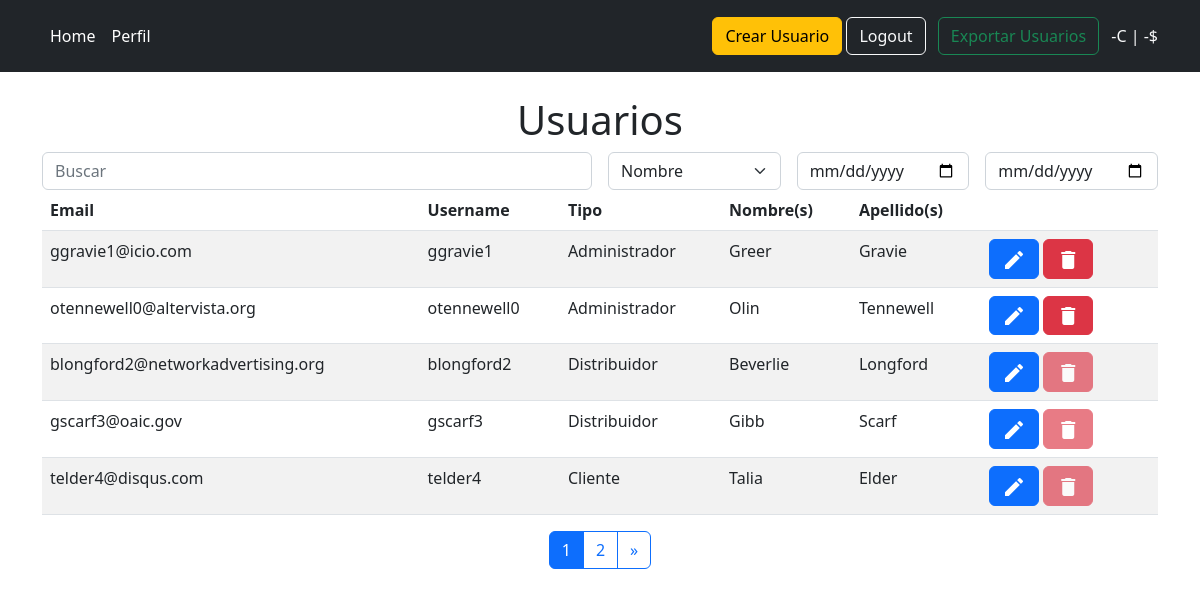
Page / (signed in) on the committed database.
### user/models.py (models this page shows, shortened)
class User(AbstractBaseUser, PermissionsMixin):
	username = models.CharField(
		verbose_name="usuario",
		max_length=30,
		unique=True
	)
	email = models.EmailField(
		verbose_name="e-mail",
		max_length=255,
		unique=True
	)
	first_name = models.CharField(
		verbose_name="nombre(s)",
		max_length=50,
	)
	last_name = models.CharField(
		verbose_name="apellido(s)",
		max_length=50,
	)
	credits = models.PositiveIntegerField(
		verbose_name='créditos',
		default=0
	)
	is_active = models.BooleanField(
		verbose_name="activo",
		default=True
	)
	date_joined = models.DateTimeField(
		verbose_name='date joined',
		auto_now_add=True
	)
	registred_by = models.ForeignKey(
		to=Usr,
		on_delete=models.SET_NULL,
		related_name="registred_users",
		null=True,
		blank=True
	)
	type = models.PositiveBigIntegerField(
		choices=(
			(1, 'Superusuario'),
			(2, 'Administrador'),
			(3, 'Distribuidor'),
			(4, 'Cliente'),
		)
	)
	objects = UserManager()
	USERNAME_FIELD = "username"
	REQUIRED_FIELDS = ["email", "first_name", "last_name", "type"]
	class Meta:
		permissions = (
			("manage_users", "puede acceder a las vistas de gestión de usuarios"),
			("change_credits", "puede cambiar creditós de los usuarios"),
		)
	@property
	def is_superuser(self):
		if self.type == 1:
			return True
		else:
			return False

### user/views.py (the view)
# urls.py: 2. Add a URL to urlpatterns:  path('', Home.as_view(), name='home')
@method_decorator(login_required(login_url="/login/"), name="dispatch")
@method_decorator(permission_required("user.manage_users", login_url="/profile/"), name="dispatch")
class Home(View):
	def get(self, request):
		if "search" not in request.GET and "f_inicio" not in request.GET and "f_fin" not in request.GET:
			pass
		elif not request.GET["search"] and not request.GET["f_inicio"] and not request.GET["f_fin"]:
			return redirect(to=("/"))
		default_page = 1
		page = request.GET.get('page', default_page)
		search = Search(request)
		search.makeQuery(request.GET)
		users = search.usuarios
		date_err = search.date_err
		items_per_page = 5
		paginator = Paginator(users, items_per_page)
		try:
			usuarios = paginator.page(page)
		except PageNotAnInteger:
			usuarios = paginator.page(default_page)
		except EmptyPage:
			usuarios = paginator.page(paginator.num_pages)
		get = request.GET
		url_params = ""
		if "search" in get:
			param = get["search"]
			url_params += f"&search={param}"
		if "filtro" in get:
			param = get["filtro"]
			url_params += f"&filtro={param}"
		if "f_inicio" in get:
			param = get["f_inicio"]
			url_params += f"&f_inicio={param}"
		if "f_fin" in get:
			param = get["f_fin"]
			url_params += f"&f_fin={param}"
		return render(
			request=request,
			template_name="user/home.html",
			context={
				"usuarios": usuarios,
				"date_err": date_err,
				"url_params": url_params
			}
		)

### user/templates/user/home.html (shortened to what this page needs)
{% extends "core/base.html" %}
{% load static %}
{% block content %}
	{% include "shared/header.html" %}
	<h1 class="display-6 mt-4 text-center">Usuarios</h1>
	<div class="container mt-1">
		<form novalidate="" method="GET">
			<div class="row g-3">
					<div class="col-sm-6">
						<input type="text" class="form-control" id="search" name="search" placeholder="Buscar"  >
					</div>
				<div class="col-sm-2">
					<select class="form-select" id="filtro" name="filtro"required="">
						<option value="1">Nombre</option>
					</select>
				</div>
					<div class="col-sm-2">
						<input type="date" class="form-control" id="f_inicio" name="f_inicio" data-bs-toggle="tooltip" data-bs-placement="bottom" title="Fecha inicial">
					</div>
					<div class="col-sm-2" data-bs-toggle="tooltip" data-bs-placement="bottom" title="Fecha final">
						<input type="date" class="form-control" id="f_fin" name="f_fin">
					</div>
			</div>
		</form>
		<table class="table table-striped">
			<thead>
				<tr>
					<th scope="col">Email</th>
					<th scope="col">Username</th>
					{% if request.user.type <= 2 %}
						<th scope="col">Tipo</th>
					{% endif %}
					<th scope="col">Nombre(s)</th>
					<th scope="col">Apellido(s)</th>
					<th scope="col"></th>
					<th scope="col"></th>
				</tr>
			</thead>
			<tbody>
				{% for usuario in usuarios %}
					<tr>
						<td>{{ usuario.email }}</td>
						<td>{{ usuario.username }}</td>
						{% if request.user.type <= 2 %}
							<td>
								{% if usuario.type == 2 %}
									Administrador
								{% elif usuario.type == 3 %}
									Distribuidor
								{% else %}
									Cliente
								{% endif %}
							</td>
						{% endif %}
						<td>{{ usuario.first_name }}</td>
						<td>{{ usuario.last_name }}</td>
						<td>
							<a
								href="{% url 'edit' usuario.username %}"
									class="btn btn-primary"
							>
								<span class="material-icons align-middle">
								</span>
							</a>
							<a
								href="{% url 'delete' usuario.username %}"
								{% if usuario.registred_by == request.user %}
								class="btn btn-danger"
								{% else %}
								class="btn btn-danger disabled"
								{% endif %}
							>
								<span class="material-icons align-middle">
								</span>
							</a>
						</td>
						<td></td>
					</tr>
				{% endfor %}
			</tbody>
		</table>
	</div>
	{% if usuarios and usuarios.has_other_pages %}
		<div class="d-flex justify-content-center">
			<div class="btn-group" role="group" aria-label="Item pagination">
				{% for page_number in usuarios.paginator.page_range %}
					{% if usuarios.number == page_number %}
						<button class="btn btn-outline-primary active">
							<span>{{ page_number }}</span>
						</button>
					{% else %}
						<a href="?page={{ page_number }}{{ url_params }}" class="btn btn-outline-primary">
							{{ page_number }}
						</a>
					{% endif %}
				{% endfor %}
				{% if usuarios.has_next %}
					<a href="?page={{ usuarios.next_page_number }}{{ url_params }}" class="btn btn-outline-primary">&raquo;</a>
				{% endif %}
			</div>
		</div>
	{% endif %}
{% endblock content %}

### core/templates/core/base.html (shortened to what this page needs)
{% load static %}
<!DOCTYPE html>
<html lang="en">
<head>
	<link rel="stylesheet" href="https://necolas.github.io/normalize.css/8.0.1/normalize.css">
	<link href="https://cdn.jsdelivr.net/npm/bootstrap@5.2.3/dist/css/bootstrap.min.css" rel="stylesheet">
	<link rel="stylesheet" href="{% static 'css/style.css' %}">
	<link rel="stylesheet" href="https://cdnjs.cloudflare.com/ajax/libs/animate.css/4.1.1/animate.min.css">
</head>
<body>
	{% block content %}{% endblock content %}
</body>
</html>

### user/templates/shared/header.html (shortened to what this page needs)
{% load static %}
<header class="p-3 bg-dark text-white">
	<div class="container">
		<div class="d-flex flex-wrap align-items-center justify-content-center justify-content-lg-start">
			<ul class="nav col-12 col-lg-auto me-lg-auto mb-2 justify-content-center mb-md-0">
				{% if perms.user.manage_users %}
					<li><a href="{% url 'home' %}" class="nav-link px-2 text-white">Home</a></li>
				{% endif %}
				<li><a href="{% url 'profile' %}" class="nav-link px-2 text-white">Perfil</a></li>
			</ul>
			<div class="text-end">
				{% if perms.user.manage_users %}
					<a href="{% url 'create' %}" class="btn btn-warning">Crear Usuario</a>
				{% endif %}
				<a href="{% url 'logout' %}" class="btn btn-outline-light me-2">Logout</a>
				{% if request.user.type == 1 or request.user.type == 2 %}
					<a href="{% url 'csv' %}" class="btn btn-outline-success me-2">Exportar Usuarios</a>
				{% endif %}
				<p class="text-light align-middle d-inline-block mb-0" id="header_credits">-C | -$</span>
			</div>
		</div>
	</div>
</header>

### rows in the picture
User: email "ggravie1@icio.com", username "ggravie1", type "Administrador", first_name "Greer", last_name "Gravie"
User: email "otennewell0@altervista.org", username "otennewell0", type "Administrador", first_name "Olin", last_name "Tennewell"
User: email "blongford2@networkadvertising.org", username "blongford2", type "Distribuidor", first_name "Beverlie", last_name "Longford"
User: email "gscarf3@oaic.gov", username "gscarf3", type "Distribuidor", first_name "Gibb", last_name "Scarf"
User: email "telder4@disqus.com", username "telder4", type "Cliente", first_name "Talia", last_name "Elder"

### other values in the picture
{{ page_number }} "1"
{{ page_number }} "2"
